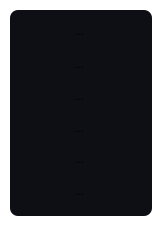
<?xml version="1.0" encoding="UTF-8"?>
<ui version="4.0">
 <class>FilterPopupWidget</class>
 <widget class="QDialog" name="FilterPopupWidget">
  <property name="geometry">
   <rect>
    <x>0</x>
    <y>0</y>
    <width>162</width>
    <height>226</height>
   </rect>
  </property>
  <property name="windowTitle">
   <string>Dialog</string>
  </property>
  <property name="styleSheet">
   <string notr="true">background:transparent;</string>
  </property>
  <layout class="QGridLayout" name="gridLayout">
   <property name="leftMargin">
    <number>10</number>
   </property>
   <property name="topMargin">
    <number>10</number>
   </property>
   <property name="rightMargin">
    <number>10</number>
   </property>
   <property name="bottomMargin">
    <number>10</number>
   </property>
   <property name="spacing">
    <number>0</number>
   </property>
   <item row="0" column="0">
    <widget class="QFrame" name="frame">
     <property name="minimumSize">
      <size>
       <width>138</width>
       <height>202</height>
      </size>
     </property>
     <property name="styleSheet">
      <string notr="true">border-radius: 8px;
background: #0D0F14;</string>
     </property>
     <property name="frameShape">
      <enum>QFrame::StyledPanel</enum>
     </property>
     <property name="frameShadow">
      <enum>QFrame::Raised</enum>
     </property>
     <widget class="FilterToolButton" name="tBtn_low">
      <property name="geometry">
       <rect>
        <x>8</x>
        <y>8</y>
        <width>122</width>
        <height>26</height>
       </rect>
      </property>
      <property name="minimumSize">
       <size>
        <width>122</width>
        <height>26</height>
       </size>
      </property>
      <property name="text">
       <string>...</string>
      </property>
     </widget>
     <widget class="FilterToolButton" name="tBtn_high">
      <property name="geometry">
       <rect>
        <x>8</x>
        <y>41</y>
        <width>122</width>
        <height>26</height>
       </rect>
      </property>
      <property name="minimumSize">
       <size>
        <width>122</width>
        <height>26</height>
       </size>
      </property>
      <property name="text">
       <string>...</string>
      </property>
     </widget>
     <widget class="FilterToolButton" name="tBtn_notch">
      <property name="geometry">
       <rect>
        <x>8</x>
        <y>73</y>
        <width>122</width>
        <height>26</height>
       </rect>
      </property>
      <property name="minimumSize">
       <size>
        <width>122</width>
        <height>26</height>
       </size>
      </property>
      <property name="text">
       <string>...</string>
      </property>
     </widget>
     <widget class="FilterToolButton" name="tBtn_peaking">
      <property name="geometry">
       <rect>
        <x>8</x>
        <y>105</y>
        <width>122</width>
        <height>26</height>
       </rect>
      </property>
      <property name="minimumSize">
       <size>
        <width>122</width>
        <height>26</height>
       </size>
      </property>
      <property name="text">
       <string>...</string>
      </property>
     </widget>
     <widget class="FilterToolButton" name="tBtn_lowShelving">
      <property name="geometry">
       <rect>
        <x>8</x>
        <y>136</y>
        <width>122</width>
        <height>26</height>
       </rect>
      </property>
      <property name="minimumSize">
       <size>
        <width>122</width>
        <height>26</height>
       </size>
      </property>
      <property name="text">
       <string>...</string>
      </property>
     </widget>
     <widget class="FilterToolButton" name="tBtn_highShelving">
      <property name="geometry">
       <rect>
        <x>8</x>
        <y>168</y>
        <width>122</width>
        <height>26</height>
       </rect>
      </property>
      <property name="minimumSize">
       <size>
        <width>122</width>
        <height>26</height>
       </size>
      </property>
      <property name="text">
       <string>...</string>
      </property>
     </widget>
    </widget>
   </item>
  </layout>
 </widget>
 <customwidgets>
  <customwidget>
   <class>FilterToolButton</class>
   <extends>QToolButton</extends>
   <header>CustomControl/FilterToolButton/FilterToolButton.h</header>
  </customwidget>
 </customwidgets>
 <resources/>
 <connections/>
</ui>
